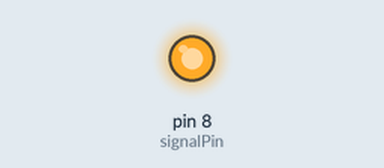
A sketch run on a simulated Arduino Uno, built with avr-gcc and run on an emulated ATmega328P. Parts: output pins drawn as LEDs (lit = HIGH).

Above: at 0.5 s.
At 5.0 s:
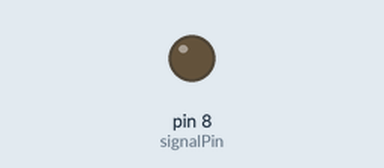
Timing chart, 0 to 6.9 s (numbered marks = the images above):
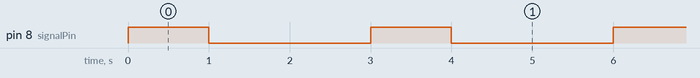

The sketch:

lamp_TIP120.ino
```cpp
/**  ______________
 *   |            |
 *   |            |
 *   |   TIP120   |
 *   |            |
 *   |            |
 *   --------------
 *   ||    ||    ||
 *   ||    ||    ||
 *   ||    ||    ||
 *   ||    ||    ||
 *  2.2K
 *   |
 *   |
 *  \/
 * 8 pin
 **/


int signalPin = 8;

void setup () {
	pinMode(signalPin, OUTPUT);
}

void loop () {
	digitalWrite(signalPin, HIGH);
	delay(1000);
	digitalWrite(signalPin, LOW);
	delay(2000);
}
```

Measured:
- by itself, pin 8 (signalPin): alternates HIGH for 1.0 s and LOW for 2.0 s
